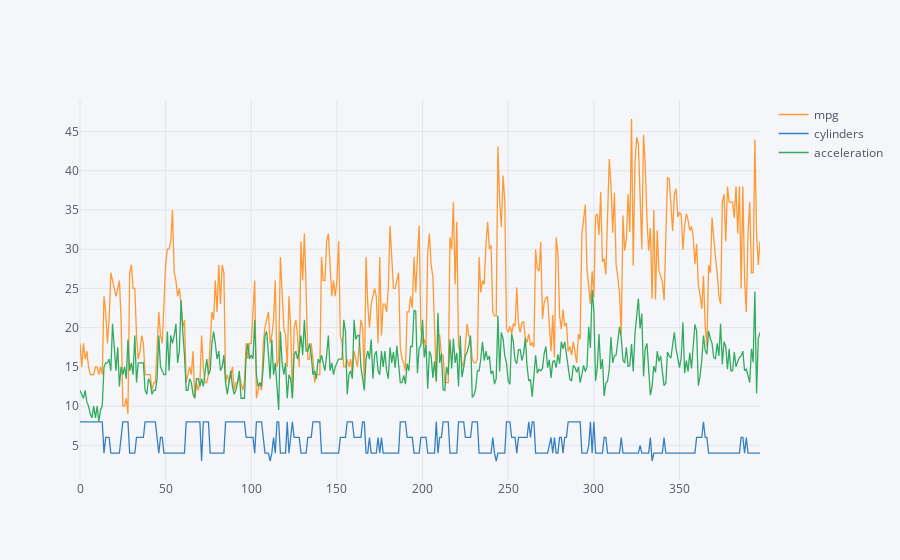

Notebook cell for this chart:
### Markdown cell above
# Interactive line plot

### Code cell
dataset2.iplot()

### Figure 1 — Plotly figure (JSON) as saved in the notebook; plotly's stock layout.template omitted (floating-point values rounded to 4 significant figures; data arrays with more than 128 entries replaced by an {"elided": "..."} marker saying what was removed)
{"data": [{"line": {"color": "rgba(255, 153, 51, 1.0)", "dash": "solid", "shape": "linear", "width": 1.3}, "mode": "lines", "name": "mpg", "text": "", "type": "scatter", "uid": "f042c070-d810-4762-ab45-81f1062eb106", "x": {"elided": "398 int values"}, "y": {"elided": "398 float values"}}, {"line": {"color": "rgba(55, 128, 191, 1.0)", "dash": "solid", "shape": "linear", "width": 1.3}, "mode": "lines", "name": "cylinders", "text": "", "type": "scatter", "uid": "83461a92-f735-4041-b0a4-89ddac45e3af", "x": {"elided": "398 int values"}, "y": {"elided": "398 int values"}}, {"line": {"color": "rgba(50, 171, 96, 1.0)", "dash": "solid", "shape": "linear", "width": 1.3}, "mode": "lines", "name": "acceleration", "text": "", "type": "scatter", "uid": "97da03ee-2cea-454c-ba5c-7b1b5c04b8a0", "x": {"elided": "398 int values"}, "y": {"elided": "398 float values"}}], "layout": {"legend": {"bgcolor": "#F5F6F9", "font": {"color": "#4D5663"}}, "paper_bgcolor": "#F5F6F9", "plot_bgcolor": "#F5F6F9", "title": {"font": {"color": "#4D5663"}}, "xaxis": {"gridcolor": "#E1E5ED", "showgrid": true, "tickfont": {"color": "#4D5663"}, "title": {"font": {"color": "#4D5663"}, "text": ""}, "zerolinecolor": "#E1E5ED"}, "yaxis": {"gridcolor": "#E1E5ED", "showgrid": true, "tickfont": {"color": "#4D5663"}, "title": {"font": {"color": "#4D5663"}, "text": ""}, "zerolinecolor": "#E1E5ED"}}}
